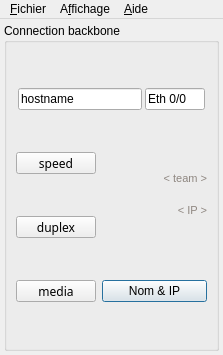
<ui version="4.0" >
 <class>FastClipboard</class>
 <widget class="QMainWindow" name="FastClipboard" >
  <property name="geometry" >
   <rect>
    <x>0</x>
    <y>0</y>
    <width>223</width>
    <height>355</height>
   </rect>
  </property>
  <property name="windowTitle" >
   <string>Fast Clipboard</string>
  </property>
  <property name="windowIcon" >
   <iconset resource="../res.qrc" >
    <normaloff>:/images/images/icon/colors.png</normaloff>:/images/images/icon/colors.png</iconset>
  </property>
  <widget class="QWidget" name="centralwidget" >
   <layout class="QVBoxLayout" name="verticalLayout" >
    <property name="spacing" >
     <number>6</number>
    </property>
    <property name="margin" >
     <number>4</number>
    </property>
    <item>
     <widget class="QGroupBox" name="groupBox" >
      <property name="title" >
       <string>Connection backbone</string>
      </property>
      <layout class="QGridLayout" name="gridLayout" >
       <item row="0" column="0" colspan="2" >
        <layout class="QHBoxLayout" name="horizontalLayout_2" >
         <property name="spacing" >
          <number>3</number>
         </property>
         <property name="leftMargin" >
          <number>2</number>
         </property>
         <property name="rightMargin" >
          <number>2</number>
         </property>
         <item>
          <widget class="QLineEdit" name="name" >
           <property name="text" >
            <string>hostname</string>
           </property>
          </widget>
         </item>
         <item>
          <widget class="QLineEdit" name="BBinterface" >
           <property name="minimumSize" >
            <size>
             <width>60</width>
             <height>0</height>
            </size>
           </property>
           <property name="maximumSize" >
            <size>
             <width>60</width>
             <height>16777215</height>
            </size>
           </property>
           <property name="text" >
            <string>Eth 0/0</string>
           </property>
          </widget>
         </item>
        </layout>
       </item>
       <item row="1" column="0" >
        <layout class="QHBoxLayout" name="horizontalLayout" >
         <property name="spacing" >
          <number>0</number>
         </property>
         <item>
          <widget class="QLedButton" name="speedButton" >
           <property name="enabled" >
            <bool>true</bool>
           </property>
           <property name="minimumSize" >
            <size>
             <width>80</width>
             <height>22</height>
            </size>
           </property>
           <property name="maximumSize" >
            <size>
             <width>80</width>
             <height>22</height>
            </size>
           </property>
           <property name="font" >
            <font>
             <family>Courier 10 Pitch</family>
             <weight>50</weight>
             <italic>false</italic>
             <bold>false</bold>
             <underline>false</underline>
             <strikeout>false</strikeout>
            </font>
           </property>
           <property name="text" >
            <string>speed</string>
           </property>
          </widget>
         </item>
        </layout>
       </item>
       <item rowspan="2" row="1" column="1" >
        <layout class="QVBoxLayout" name="verticalLayout_2" >
         <item>
          <widget class="QLabel" name="lookup_status" >
           <property name="maximumSize" >
            <size>
             <width>16777215</width>
             <height>20</height>
            </size>
           </property>
           <property name="palette" >
            <palette>
             <active>
              <colorrole role="WindowText" >
               <brush brushstyle="SolidPattern" >
                <color alpha="255" >
                 <red>142</red>
                 <green>134</green>
                 <blue>128</blue>
                </color>
               </brush>
              </colorrole>
             </active>
             <inactive>
              <colorrole role="WindowText" >
               <brush brushstyle="SolidPattern" >
                <color alpha="255" >
                 <red>142</red>
                 <green>134</green>
                 <blue>128</blue>
                </color>
               </brush>
              </colorrole>
             </inactive>
             <disabled>
              <colorrole role="WindowText" >
               <brush brushstyle="SolidPattern" >
                <color alpha="255" >
                 <red>146</red>
                 <green>145</green>
                 <blue>144</blue>
                </color>
               </brush>
              </colorrole>
             </disabled>
            </palette>
           </property>
           <property name="font" >
            <font>
             <pointsize>8</pointsize>
             <italic>false</italic>
             <underline>false</underline>
             <strikeout>false</strikeout>
             <kerning>true</kerning>
            </font>
           </property>
           <property name="text" >
            <string>&lt; team ></string>
           </property>
           <property name="alignment" >
            <set>Qt::AlignBottom|Qt::AlignRight|Qt::AlignTrailing</set>
           </property>
           <property name="textInteractionFlags" >
            <set>Qt::LinksAccessibleByMouse|Qt::TextSelectableByMouse</set>
           </property>
          </widget>
         </item>
         <item>
          <widget class="QLabel" name="lookup_status_2" >
           <property name="maximumSize" >
            <size>
             <width>16777215</width>
             <height>20</height>
            </size>
           </property>
           <property name="palette" >
            <palette>
             <active>
              <colorrole role="WindowText" >
               <brush brushstyle="SolidPattern" >
                <color alpha="255" >
                 <red>142</red>
                 <green>134</green>
                 <blue>128</blue>
                </color>
               </brush>
              </colorrole>
             </active>
             <inactive>
              <colorrole role="WindowText" >
               <brush brushstyle="SolidPattern" >
                <color alpha="255" >
                 <red>142</red>
                 <green>134</green>
                 <blue>128</blue>
                </color>
               </brush>
              </colorrole>
             </inactive>
             <disabled>
              <colorrole role="WindowText" >
               <brush brushstyle="SolidPattern" >
                <color alpha="255" >
                 <red>146</red>
                 <green>145</green>
                 <blue>144</blue>
                </color>
               </brush>
              </colorrole>
             </disabled>
            </palette>
           </property>
           <property name="font" >
            <font>
             <pointsize>8</pointsize>
             <italic>false</italic>
             <underline>false</underline>
             <strikeout>false</strikeout>
             <kerning>true</kerning>
            </font>
           </property>
           <property name="text" >
            <string>&lt; IP ></string>
           </property>
           <property name="alignment" >
            <set>Qt::AlignRight|Qt::AlignTop|Qt::AlignTrailing</set>
           </property>
           <property name="textInteractionFlags" >
            <set>Qt::LinksAccessibleByMouse|Qt::TextSelectableByMouse</set>
           </property>
          </widget>
         </item>
        </layout>
       </item>
       <item row="2" column="0" >
        <layout class="QHBoxLayout" name="horizontalLayout_3" >
         <property name="spacing" >
          <number>0</number>
         </property>
         <item>
          <widget class="QLedButton" name="duplexButton" >
           <property name="enabled" >
            <bool>true</bool>
           </property>
           <property name="minimumSize" >
            <size>
             <width>80</width>
             <height>22</height>
            </size>
           </property>
           <property name="maximumSize" >
            <size>
             <width>80</width>
             <height>22</height>
            </size>
           </property>
           <property name="font" >
            <font>
             <family>Courier 10 Pitch</family>
             <weight>50</weight>
             <italic>false</italic>
             <bold>false</bold>
             <underline>false</underline>
             <strikeout>false</strikeout>
            </font>
           </property>
           <property name="layoutDirection" >
            <enum>Qt::LeftToRight</enum>
           </property>
           <property name="autoFillBackground" >
            <bool>false</bool>
           </property>
           <property name="text" >
            <string>duplex</string>
           </property>
          </widget>
         </item>
        </layout>
       </item>
       <item row="3" column="0" >
        <layout class="QHBoxLayout" name="horizontalLayout_4" >
         <property name="spacing" >
          <number>0</number>
         </property>
         <item>
          <widget class="QLedButton" name="mediaButton" >
           <property name="enabled" >
            <bool>true</bool>
           </property>
           <property name="minimumSize" >
            <size>
             <width>80</width>
             <height>22</height>
            </size>
           </property>
           <property name="maximumSize" >
            <size>
             <width>80</width>
             <height>22</height>
            </size>
           </property>
           <property name="font" >
            <font>
             <family>Courier 10 Pitch</family>
             <weight>50</weight>
             <italic>false</italic>
             <bold>false</bold>
             <underline>false</underline>
             <strikeout>false</strikeout>
            </font>
           </property>
           <property name="layoutDirection" >
            <enum>Qt::LeftToRight</enum>
           </property>
           <property name="autoFillBackground" >
            <bool>false</bool>
           </property>
           <property name="text" >
            <string>media</string>
           </property>
          </widget>
         </item>
        </layout>
       </item>
       <item row="3" column="1" >
        <widget class="QPushButton" name="lookup" >
         <property name="minimumSize" >
          <size>
           <width>0</width>
           <height>22</height>
          </size>
         </property>
         <property name="maximumSize" >
          <size>
           <width>16777215</width>
           <height>22</height>
          </size>
         </property>
         <property name="text" >
          <string>Nom &amp;&amp; IP</string>
         </property>
         <property name="default" >
          <bool>true</bool>
         </property>
        </widget>
       </item>
      </layout>
     </widget>
    </item>
   </layout>
  </widget>
  <widget class="QMenuBar" name="menubar" >
   <property name="geometry" >
    <rect>
     <x>0</x>
     <y>0</y>
     <width>223</width>
     <height>24</height>
    </rect>
   </property>
   <widget class="QMenu" name="menu_Fichier" >
    <property name="title" >
     <string>&amp;Fichier</string>
    </property>
    <addaction name="action_Ouvrir" />
    <addaction name="actionEnregi_strer" />
    <addaction name="action_Enregistrer_sous" />
    <addaction name="separator" />
    <addaction name="action_Quitter" />
   </widget>
   <widget class="QMenu" name="menu_Affichage" >
    <property name="title" >
     <string>A&amp;ffichage</string>
    </property>
    <addaction name="action_style" />
    <addaction name="separator" />
    <addaction name="action_Plus" />
    <addaction name="separator" />
    <addaction name="action_Tray" />
   </widget>
   <widget class="QMenu" name="menu_Aide" >
    <property name="title" >
     <string>&amp;Aide</string>
    </property>
    <addaction name="action_Help" />
    <addaction name="separator" />
    <addaction name="actionAbout_Qt" />
    <addaction name="actionAbout_Fast_Clipboard" />
   </widget>
   <addaction name="menu_Fichier" />
   <addaction name="menu_Affichage" />
   <addaction name="menu_Aide" />
  </widget>
  <action name="action_Plus" >
   <property name="text" >
    <string>&amp;Plus</string>
   </property>
  </action>
  <action name="action_Quitter" >
   <property name="text" >
    <string>&amp;Quitter</string>
   </property>
  </action>
  <action name="action_Tray" >
   <property name="text" >
    <string>To &amp;Tray</string>
   </property>
  </action>
  <action name="action_Ouvrir" >
   <property name="checkable" >
    <bool>false</bool>
   </property>
   <property name="enabled" >
    <bool>false</bool>
   </property>
   <property name="text" >
    <string>&amp;Ouvrir</string>
   </property>
  </action>
  <action name="action_Enregistrer_sous" >
   <property name="enabled" >
    <bool>false</bool>
   </property>
   <property name="text" >
    <string>&amp;Enregistrer sous ...</string>
   </property>
  </action>
  <action name="actionEnregi_strer" >
   <property name="enabled" >
    <bool>false</bool>
   </property>
   <property name="text" >
    <string>Enregi&amp;strer</string>
   </property>
  </action>
  <action name="action_Help" >
   <property name="enabled" >
    <bool>false</bool>
   </property>
   <property name="text" >
    <string>&amp;Help</string>
   </property>
  </action>
  <action name="actionAbout_Qt" >
   <property name="enabled" >
    <bool>true</bool>
   </property>
   <property name="text" >
    <string>About &amp;Qt</string>
   </property>
   <property name="menuRole" >
    <enum>QAction::AboutQtRole</enum>
   </property>
  </action>
  <action name="actionAbout_Fast_Clipboard" >
   <property name="enabled" >
    <bool>true</bool>
   </property>
   <property name="text" >
    <string>About &amp;Fast-Clipboard</string>
   </property>
   <property name="menuRole" >
    <enum>QAction::AboutRole</enum>
   </property>
  </action>
  <action name="action_style" >
   <property name="text" >
    <string>&amp;Style</string>
   </property>
  </action>
 </widget>
 <customwidgets>
  <customwidget>
   <class>QLedButton</class>
   <extends>QPushButton</extends>
   <header location="global" >../libs/src/qledbutton.h</header>
  </customwidget>
 </customwidgets>
 <tabstops>
  <tabstop>name</tabstop>
  <tabstop>BBinterface</tabstop>
 </tabstops>
 <resources>
  <include location="../res.qrc" />
  <include location="../res.qrc" />
 </resources>
 <connections>
  <connection>
   <sender>name</sender>
   <signal>returnPressed()</signal>
   <receiver>lookup</receiver>
   <slot>click()</slot>
   <hints>
    <hint type="sourcelabel" >
     <x>125</x>
     <y>138</y>
    </hint>
    <hint type="destinationlabel" >
     <x>156</x>
     <y>306</y>
    </hint>
   </hints>
  </connection>
  <connection>
   <sender>BBinterface</sender>
   <signal>returnPressed()</signal>
   <receiver>lookup</receiver>
   <slot>click()</slot>
   <hints>
    <hint type="sourcelabel" >
     <x>196</x>
     <y>138</y>
    </hint>
    <hint type="destinationlabel" >
     <x>198</x>
     <y>291</y>
    </hint>
   </hints>
  </connection>
 </connections>
</ui>
